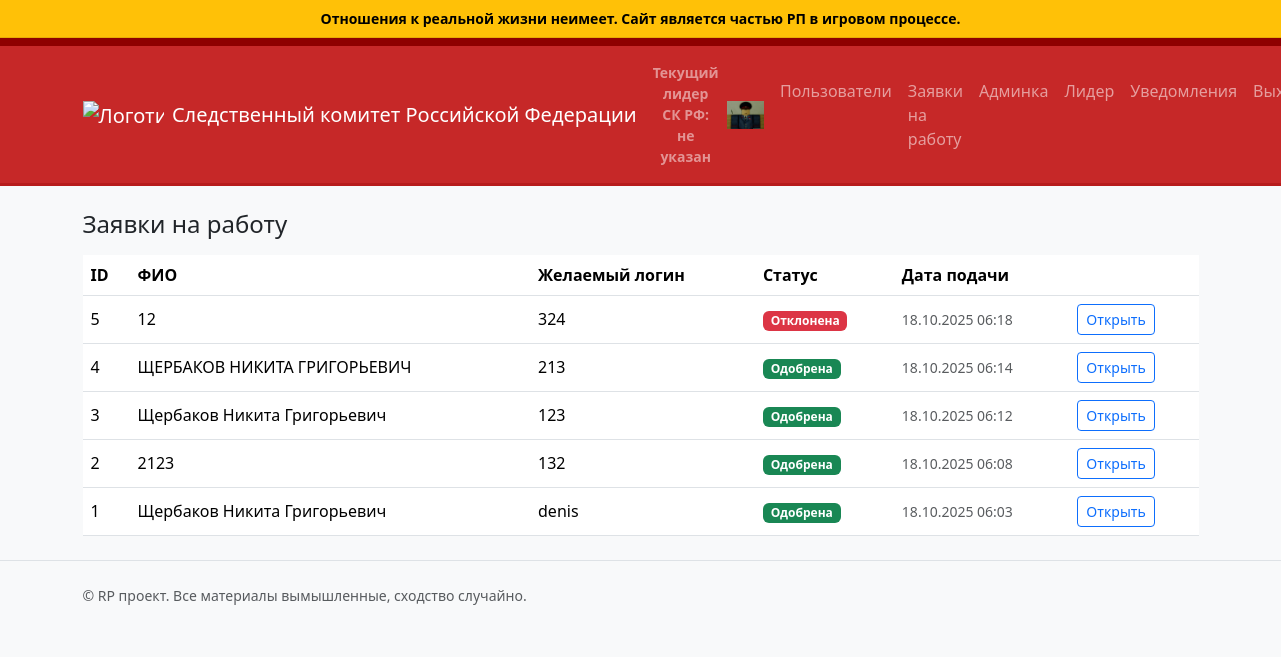
The page /admin/job-applications (signed in) on the database its author committed.
### app.py (models this page shows)
class JobApplication(db.Model):
	id = db.Column(db.Integer, primary_key=True)
	full_name = db.Column(db.String(150), nullable=False)
	desired_username = db.Column(db.String(80), nullable=False)
	desired_password = db.Column(db.String(255), nullable=False)
	question1 = db.Column(db.Text, nullable=False)  # Почему хотите работать в СК РФ?
	question2 = db.Column(db.Text, nullable=False)  # Опыт работы
	question3 = db.Column(db.Text, nullable=False)  # Дополнительная информация
	status = db.Column(db.String(20), default='pending', nullable=False)  # pending, approved, rejected
	created_at = db.Column(db.DateTime, default=datetime.utcnow, nullable=False)

### app.py (the view)
	def wrapper(*args, **kwargs):
		if not session.get('admin_logged_in'):
			flash('Требуется вход в админ-панель', 'warning')
			return redirect(url_for('admin_login', next=request.path))
		return view_func(*args, **kwargs)

### app.py (called while the page is built)
def login_required(view_func):
	def wrapper(*args, **kwargs):
		if not session.get('admin_logged_in'):
			flash('Требуется вход в админ-панель', 'warning')
			return redirect(url_for('admin_login', next=request.path))
		return view_func(*args, **kwargs)
	wrapper.__name__ = view_func.__name__
	return wrapper

### templates/admin/job_applications.html (shortened to what this page needs)
{% extends 'base.html' %}
{% block content %}
	<h1 class="h4 mb-3">Заявки на работу</h1>
	<table class="table table-hover align-middle">
		<thead>
			<tr>
				<th>ID</th>
				<th>ФИО</th>
				<th>Желаемый логин</th>
				<th>Статус</th>
				<th>Дата подачи</th>
				<th></th>
			</tr>
		</thead>
		<tbody>
			{% for app in applications %}
			<tr>
				<td>{{ app.id }}</td>
				<td>{{ app.full_name }}</td>
				<td>{{ app.desired_username }}</td>
				<td>
					{% if app.status == 'pending' %}
					<span class="badge bg-warning">Ожидает</span>
					{% elif app.status == 'approved' %}
					<span class="badge bg-success">Одобрена</span>
					{% elif app.status == 'rejected' %}
					<span class="badge bg-danger">Отклонена</span>
					{% endif %}
				</td>
				<td class="small text-muted">{{ app.created_at.strftime('%d.%m.%Y %H:%M') }}</td>
				<td><a class="btn btn-sm btn-outline-primary" href="{{ url_for('admin_job_application_detail', app_id=app.id) }}">Открыть</a></td>
			</tr>
			{% endfor %}
		</tbody>
	</table>
{% endblock %}

### static/styles.css (style rules this page uses)
body { background-color: #f8f9fa; }

### rows shown on the page
JobApplication: id "5", full_name "12", desired_username "324", status "Отклонена", created_at "18.10.2025 06:18"
JobApplication: id "4", full_name "ЩЕРБАКОВ НИКИТА ГРИГОРЬЕВИЧ", desired_username "213", status "Одобрена", created_at "18.10.2025 06:14"
JobApplication: id "3", full_name "Щербаков Никита Григорьевич", desired_username "123", status "Одобрена", created_at "18.10.2025 06:12"
JobApplication: id "2", full_name "2123", desired_username "132", status "Одобрена", created_at "18.10.2025 06:08"
JobApplication: id "1", full_name "Щербаков Никита Григорьевич", desired_username "denis", status "Одобрена", created_at "18.10.2025 06:03"
